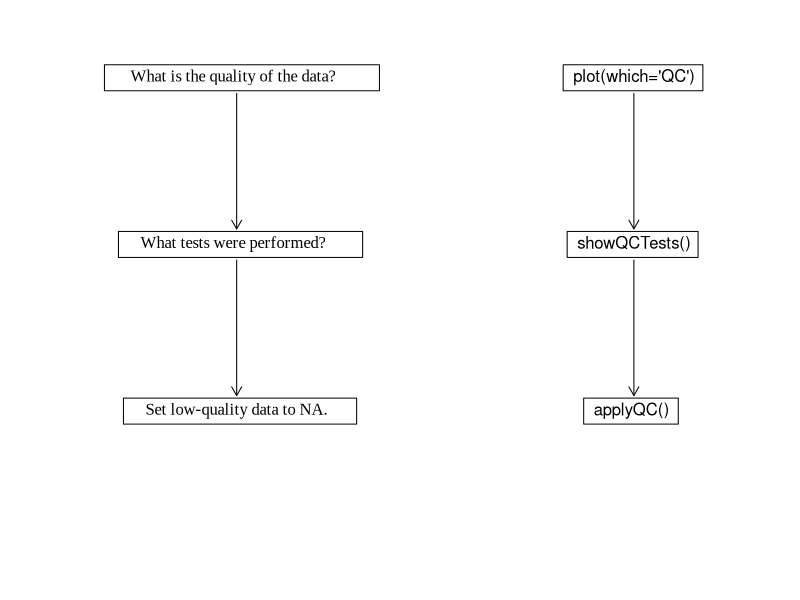

Recreate this plot in R.
## ----workflow, echo=FALSE, fig.cap="Figure 1: Work flow of the argoFloats package.", fig.height=2.8, fig.width=5, fig.align='center', dev.args=list(pointsize=10), warning=FALSE----

colText <- "black"
colCode <- "black"
library(graphics)
textInBox <- function(x, y, text, cex=1, pos=4, center=TRUE, family="Times New Roman", col="black", tweakx=0)
{
    w <- graphics::strwidth(text)
    h <- graphics::strheight(text)
    if (center)
        x <- x - w/2
    text(x+tweakx, y, text, cex=cex, pos=pos, family=family, col=col)
    rect(x+tweakx, y-h, x+tweakx+1.1*w, y+h, border=col)
    invisible(list(w=w, h=h))
}
omar <- par("mar")
par(mar=c(0,1,0,0))
plot(c(0, 1), c(0, 1), type="n", xlab="", ylab="", axes=FALSE)
x0 <- 0.25
y0 <- 0.9
dy <- 0.3
wh <- textInBox(x0, y0, "    What is the quality of the data?", col=colText)
h <- wh$h * 1.2
xarrow <- x0 + 0.01 # not sure why we need to move it
arrows(xarrow, y0-h, xarrow, y0-dy+h, length=0.1, col=colText)
y0 <- y0 - dy
textInBox(x0, y0, "   What tests were performed?", col=colText)
arrows(xarrow, y0-h, xarrow, y0-dy+h, length=0.1, col=colText)
y0 <- y0 - dy
textInBox(x0, y0, "   Set low-quality data to NA.", col=colText)
x0 <- 0.8
y0 <- 0.9
wh <- textInBox(x0, y0, "plot(which='QC') ", family="sans", col=colCode)
h <- wh$h * 1.2
xarrow <- x0 + 0.01 # not sure why we need to move it
arrows(xarrow, y0-h, xarrow, y0-dy+h, length=0.1)
y0 <- y0 - dy
textInBox(x0, y0, "showQCTests() ", family="sans", col=colCode)
arrows(xarrow, y0-h, xarrow, y0-dy+h, length=0.1)
y0 <- y0 - dy
textInBox(x0, y0, "applyQC()  ", family="sans", col=colCode)

## ---- warning=FALSE, error=FALSE, message=FALSE, eval=FALSE-------------------
#  library(argoFloats)
#  data("index")
#  subset <- subset(index, ID='1901584')
#  profiles <- getProfiles(subset)
#  argos <- readProfiles(profiles)
#  plot(argos, which='QC', parameter='temperature')

## ---- message=FALSE, error=FALSE, warning=FALSE, eval=FALSE-------------------
#  library(argoFloats)
#  data('index')
#  subset <- subset(index, 1)
#  profiles <- getProfiles(subset)
#  argos <- readProfiles(profiles)
#  argos1 <- argos[[1]]
#  showQCTests(argos[[1]])

## ---- message=FALSE, error=FALSE, warning=FALSE, eval=FALSE-------------------
#  library(argoFloats)
#  # Contrast TS diagrams for raw and flag-handled data
#  data(index)
#  i <- subset(index, ID='1901584')
#  raw <- readProfiles(getProfiles(i))
#  clean <- applyQC(raw)
#  par(mfrow=c(1, 2))
#  plot(raw, which="TS")
#  plot(clean, which="TS")

## ---- warning=FALSE, error=FALSE, message=FALSE, eval=FALSE-------------------
#  library(argoFloats)
#  data("index")
#  subset <- subset(index, ID='1901584')
#  profiles <- getProfiles(subset)
#  raw <- readProfiles(profiles)
#  adj <- useAdjusted(raw)
#  par(mfrow=c(1, 2))
#  oce::plotProfile(oce::as.ctd(raw[[1]]), xtype="temperature")
#  mtext("Raw data", side=3, line=-1, col=2)
#  oce::plotProfile(oce::as.ctd(adj[[1]]), xtype="temperature")
#  mtext("Adjusted data", side=3, line=-1, col=2)

